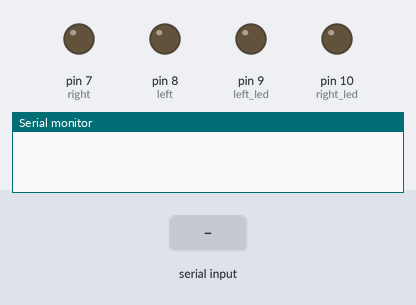
This sketch was run on a simulated Arduino Uno, built with avr-gcc and run on an emulated ATmega328P. On the bench: output pins drawn as LEDs (lit = HIGH), the last lines printed to the serial monitor. The test bench sets the inputs (shaded band).

Above: at 6.2 s.
6.3 s: "90,45\n" received over Serial
At 8.8 s:
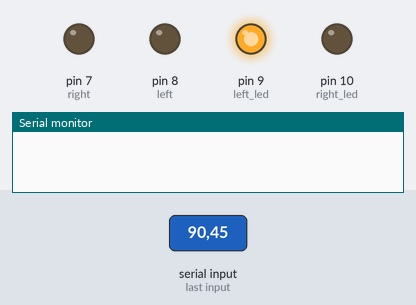
20.7 s: "0\n" received over Serial
At 29.1 s:
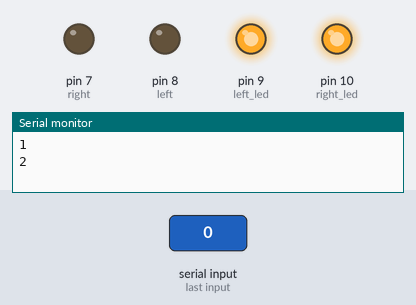
29.8 s: "30,150\n" received over Serial
Timing chart, 0 to 51.1 s (numbered marks = the images above; inputs shaded):
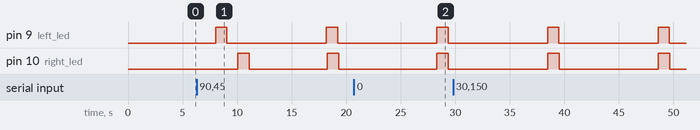

Measured:
- by itself, pin 9 (left_led), pin 10 (right_led): alternates HIGH for 1.0 s and LOW for 9.1 s

The sketch:

sketch_mar22a.ino
```cpp
// 8 V with bench power supply (BK Precision 1786B single output)
// Seeduino Xiao microcontroller with ta8428k driver

// Actuator Resistance Values
  // right limb = 7.9 ohm
  // left limb = 6.7 ohm

// PWM-Current Relationship:
  // 60 PWM:
    // right limb = 211 mA
    // left limb = 242 mA

  // 70 PWM
    //left limb = 280 mA
    // right limb = 247 mA

  // 75 PWM
    // left limb = 302 mA
    // right limb = 264 mA

//// Define LEDs on Seeeduino Xiao
//#define PIN_LED_13  (13u)
//#define PIN_LED     PIN_LED_13
//// LED_BUILTIN is already programmed to blink during resets / uploading
//#define LED_BUILTIN PIN_LED
//#define PIN_LED_RXL          (12u)
//#define PIN_LED_TXL          (11u)
//// PIN_LED2 will automatically turn on when any serial communication is being recieved by the seeeduino
//#define PIN_LED2             PIN_LED_RXL
////PIN_LED3 will automatically turn on when any serial communication is being transmitted to the seeeduino
//#define PIN_LED3             PIN_LED_TXL


// Declare variables

// define Seeduino pin numbers. These can be reversed to change the locomotion direction
int left = 8;
int right = 7;
int left_led = 9;
int right_led = 10;
byte m_char;
// boolean flags recording whether LEDs are currently on
bool left_led_on = false;
bool right_led_on = false;

// max pulse width modulation value (out of 225). This results in a max duty cycle of 60/225 = 27%
int pwm_val_l =65;   // left actuator pwm
int pwm_val_r = 70;    // right actuator pwm

// actuation time parameters
const int rise_time = 3000; //  T_r in milliseconds
const int pulse_width = 1000; // T_w in milliseconds, time at max actuation

// initial guess / IC
int T_d = 2000; // T_d in milliseconds, time between left and right actuation


const int time_period = 10000; // T in milliseconds, total time for actuation waveform

// number of steps for data output and analog value writing
const int time_step = 10; // milliseconds
const int N_r = rise_time/ time_step;
const int N = time_period / time_step;
int N_d = T_d / time_step;
const int N_w = pulse_width / time_step;

// initialize actuators as being off (0 PWM)
int left_signal = 0;
int right_signal = 0;

int i = 0;
// gait (cycle) number
int m = 0;
// current values in mA
float left_current = 0;
float right_current = 0;

// declare functions
void set_actuation_signal();
void record_actuation_signal();
void run_calibration_routine();

char inString[10];

void setup() {
  // sets ups serial communication so we can plot and record PWM signals
  Serial.begin(9600);
  // define pins as being output
  pinMode(left, OUTPUT);
  pinMode(right, OUTPUT);

// Because we are only transmitting and not recieving serial communication, we will use PIN_LED2 to show actuation timing
  pinMode(left_led,OUTPUT);
  pinMode(right_led,OUTPUT);
  // initially set actuator signals to LOW (0 PWM)
set_actuation_signal();
  // initial delay to allow time to set up power and camera
  delay(5000);

  // CALIBRATION ROUTINE- RUNS ONCE

 //run_calibration_routine(); // not  needed for feedback control, only to calibrate shape space equations
}


void loop() {
// each loop is one locomotion gait cycle. It can be divided into four actuation blocks: left limb (2s), both limbs (2s), right limb(2s), no limbs (6s)
  byte inChar;
 if (Serial.available() > 0) {
    inChar = Serial.readBytesUntil('\n', inString, 10);
    inString[inChar] = '\0';
    T_d = atoi(inString);
}
int N_d = T_d / time_step;
for (i = 1; i <= N  ; i++) // each loop (cycle) runs for N steps (T ms)
{
// First part of loop: sets the current for left and right limbs
    // start with left limb actuation
  if (i <= N_r)
  {
    left_signal = i*pwm_val_l/N_r; // if time <= rise time, do ramp input for left limb up to pwm_val_l
  }

  if (i > N_d && i <= N_d+N_r) // if time> time_delay, do ramp input for right limb up to pwm_val_r for duration of rise_time
  {
    right_signal = (i-N_d)*pwm_val_r/N_r;
  }

  if (i ==N_r+1) {
    left_signal = pwm_val_l; // as soon as rise_time has passed, set left limb to max current pwm_val_l
    // statements
  }
  if (i==N_d+N_r+1){ // if time_delay + rise_time has passed (right limb has reached max pwm_val_r), hold at max current pwm_val_r
    right_signal = pwm_val_r;
    // statements
  }
  if (i ==N_r+N_w+1) { // if rise_time+pulse_width has passed (left limb has completed actuation), send left limb to 0
    left_signal = 0;
    // statements
  }
  if (i==N_d + N_r+N_w+1){ // if rise_time+pulse_width +time_delay has passed (right limb has completed actuation), send right limb to 0
    right_signal = 0;
  }


//Second part of loop: actual functions to write current to the outputs and record in serial monitor / plotter
  set_actuation_signal();
  record_actuation_signal(); // This function includes the time step

// Third part of loop:control LEDs to signal max actuation
    if (left_led_on == false && left_signal == pwm_val_l)
    {
    digitalWrite(left_led, HIGH);
    left_led_on = true;
    }
    if (right_led_on == false && right_signal == pwm_val_r)
    {
    digitalWrite(right_led, HIGH);
    right_led_on = true;
    }
    if (left_led_on == true && left_signal == 0)
      {
    digitalWrite(left_led, LOW);
    left_led_on = false;
    }
    if (right_led_on == true && right_signal == 0)
    {
    digitalWrite(right_led, LOW);
    right_led_on = false;
    }

  }
m = m+1;
m_char = (byte)m;
Serial.println(m_char);
}


// Function Definitions
void set_actuation_signal() {
  // This function sets the left limb output to left_signal (PWM) and the right limb output to right_signal (PWM)
  // This is considered an analog output, but is really just a pulse-modulated digital output
  analogWrite(left,left_signal);
  analogWrite(right,right_signal);
}


void record_actuation_signal() {
  // This function sends the left_signal and right_signal PWM values to the Serial Monitor and Serial Plotter in increments of
  // time_step milliseconds
   delay(time_step);
   left_current = (float) left_signal*242/pwm_val_l;
   right_current = (float) right_signal*247/pwm_val_r;
//SerialUSB.print("Left_Current:");
//SerialUSB.print(left_current);
//SerialUSB.print(" , ");
//SerialUSB.print("Right_Current:");
//SerialUSB.print(right_current);
//SerialUSB.print(" , ");
//SerialUSB.println(300);


}

void run_calibration_routine() {
   // actuate and relax left limb
 for (i = 1; i <= 2*N_r ; i++) {
        left_signal = i*pwm_val_l/N_r;
        set_actuation_signal();
        record_actuation_signal();
         }

        digitalWrite(left_led, HIGH);
for (int i = 1; i <=2*N_r; i++){
record_actuation_signal();
}
   left_signal = 0;
   set_actuation_signal();
   digitalWrite(left_led, LOW);

for (int i = 1; i <= 2*N_r; i++){
record_actuation_signal();
}


  // actuate and relax right limb
  for (i = 1; i <= 2*N_r ; i++) {
        right_signal = i*pwm_val_r/N_r;
        if (right_signal ==0) {
          right_signal = 1;
        }
        set_actuation_signal();
        record_actuation_signal();
         }

        digitalWrite(right_led, HIGH);
for (int i = 0; i <= 2*N_r; i++){
record_actuation_signal();
}
   right_signal = 0;
   set_actuation_signal();
   digitalWrite(right_led, LOW);

for (int i = 0; i <= 2*N_r; i++){
record_actuation_signal();
}


    // actuate and relax both limbs
  for (i = 1; i <= N_r ; i++) {
        left_signal = i*pwm_val_l/N_r;
        if (left_signal ==0) {
          left_signal = 1;
        }
        right_signal = i*pwm_val_r/N_r;
        if (right_signal ==0) {
          right_signal = 1;
        }
        set_actuation_signal();
        record_actuation_signal();
         }
      digitalWrite(left_led, HIGH);
        digitalWrite(right_led, HIGH);
for (int i = 0; i <= N_r; i++){
record_actuation_signal();
}
   right_signal = 0;
   left_signal = 0;
   set_actuation_signal();
   digitalWrite(left_led,LOW);
   digitalWrite(right_led, LOW);

for (int i = 0; i <= 2*N_r; i++){
record_actuation_signal();
}


}
```
